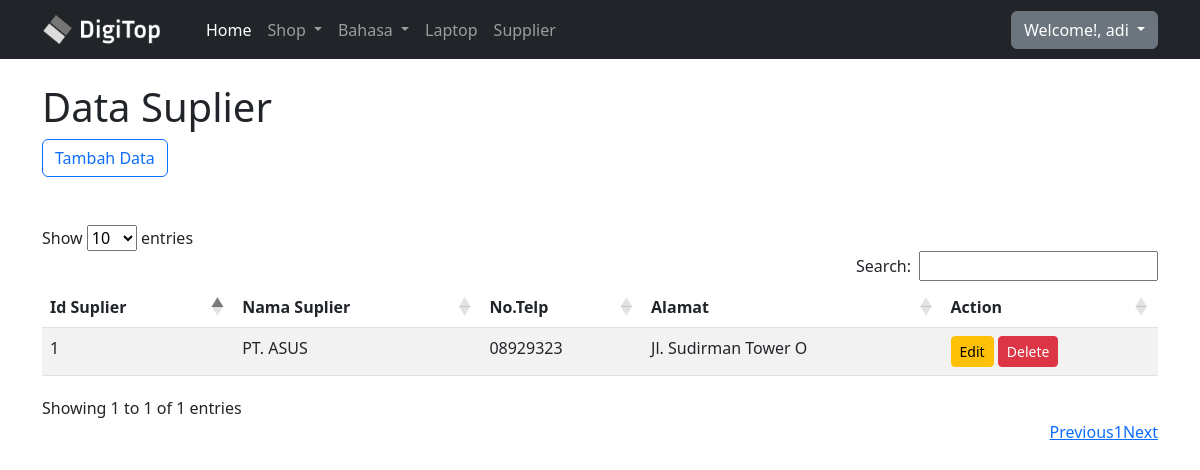
The app's page /viewSuplier.php (signed in) with its own data.
### tables this page shows
CREATE TABLE `suplier` (
  `id_suplier` int(11) NOT NULL,
  `nama_suplier` varchar(50) NOT NULL,
  `no_telp` varchar(50) NOT NULL,
  `alamat` varchar(100) NOT NULL
);

### viewSuplier.php (the view, shortened to what this page needs)
<?php
include 'koneksi.php';
$query = 'SELECT * FROM suplier';
$result = mysqli_query($koneksi, $query);
?>
<!DOCTYPE html>
<html lang="en">
<?php include 'header.php'; ?>
<body>
  <?php include 'navbar.php'; ?>
  <div class="container mt-4">
    <h1>Data Suplier</h1>
    <div class="mb-5">
      <a href="tambahSuplier.php" class="btn btn-outline-primary" role="button">Tambah Data</a>
    </div>
    <table class="table table-striped responsive nowrap" style="width:100%" id="myTable">
      <thead>
        <tr>
          <th>Id Suplier</th>
          <th>Nama Suplier</th>
          <th>No.Telp</th>
          <th>Alamat</th>
          <th>Action</th>
        </tr>
      </thead>
      <tbody>
        <?php while ($row = mysqli_fetch_assoc($result)) { ?>
          <tr>
            <td><?php echo $row['id_suplier'] ?> </td>
            <td><?php echo $row['nama_suplier'] ?> </td>
            <td><?php echo $row['no_telp'] ?> </td>
            <td><?php echo $row['alamat'] ?> </td>
            <td>
              <a href="viewEditSuplier.php?id_suplier=<?php echo $row['id_suplier']; ?>" class="btn btn-warning btn-sm" role="button">Edit</a>
              <a href="actionDeleteSuplier.php?id_suplier=<?php echo $row['id_suplier']; ?>" onclick="return confirm('Data ini akan dihapus?')" role="button" class="btn btn-danger btn-sm">Delete</a>
            </td>
          </tr>
        <?php } ?>
      </tbody>
    </table>
  </div>
</body>
</html>

### records on screen
suplier: id_suplier "1", nama_suplier "PT. ASUS", no_telp "08929323", alamat "Jl. Sudirman Tower O"

### other values on screen
$_SESSION["username"] "adi"
